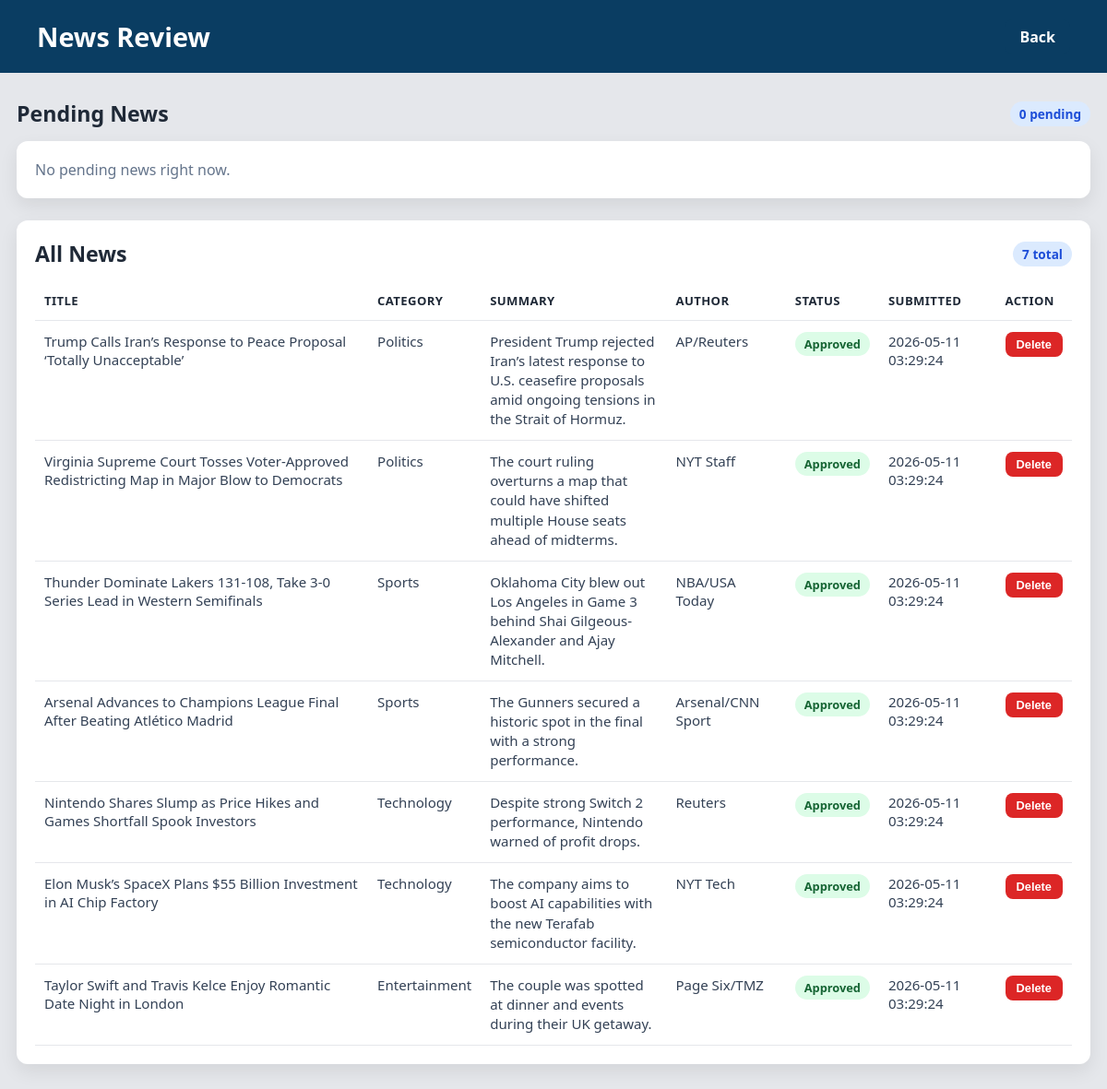
Before: /admin_review.php (signed in) with the older database file.
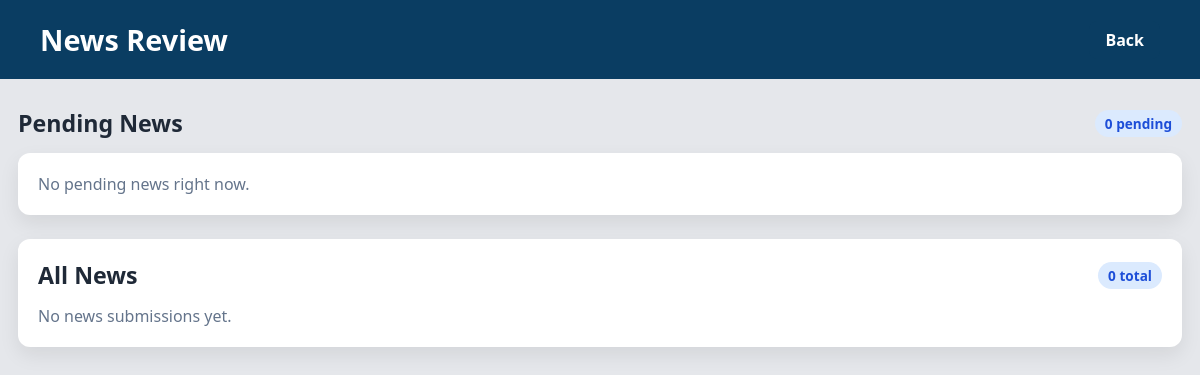
After: the same page with the newer database file.
### tables this page shows
CREATE TABLE IF NOT EXISTS news_posts (
  id INT AUTO_INCREMENT PRIMARY KEY,
  title VARCHAR(200) NOT NULL,
  summary TEXT,
  category_id INT,
  category VARCHAR(50),
  media_path VARCHAR(255),
  media_type ENUM('image','video') NULL,
  author_name VARCHAR(120),
  created_by INT NULL,
  status ENUM('pending','approved','rejected') NOT NULL DEFAULT 'pending',
  created_at TIMESTAMP NOT NULL DEFAULT CURRENT_TIMESTAMP,
  CONSTRAINT fk_news_created_by
    FOREIGN KEY (created_by) REFERENCES users(id)
    ON DELETE SET NULL,
  CONSTRAINT fk_news_category
    FOREIGN KEY (category_id) REFERENCES categories(id)
    ON DELETE SET NULL
);

### admin_review.php (the view, shortened to what this page needs)
<?php
require 'db.php';
$pendingItems = [];
$allItems = [];
$stmt = $conn->prepare(
    "SELECT n.id, n.title, n.summary, n.category, n.media_path, n.media_type, n.author_name, n.created_at, n.status,
            u.username AS editor_username
     FROM news_posts n
     LEFT JOIN users u ON n.created_by = u.id
     ORDER BY n.created_at DESC"
);
if ($stmt) {
    $stmt->execute();
    $result = $stmt->get_result();
    while ($row = $result->fetch_assoc()) {
        $allItems[] = $row;
    }
}
?>
<!DOCTYPE html>
<html lang="en">
<head>
    <link rel="stylesheet" href="style.css">
</head>
<body>
    <header>
        <h1>News Review</h1>
        <div class="logout">
            <a href="admin_dashboard.php">Back</a>
        </div>
    </header>
    <main class="review-main">
        <div class="review-topbar">
            <h2>Pending News</h2>
            <span class="review-count"><?php echo count($pendingItems); ?> pending</span>
        </div>
        <section class="review-list">
            <?php if (!$pendingItems) : ?>
                <p class="empty-state">No pending news right now.</p>
            <?php endif; ?>
        </section>
        <section class="review-list review-list--spaced">
            <div class="review-topbar">
                <h2>All News</h2>
                <span class="review-count"><?php echo count($allItems); ?> total</span>
            </div>
            <?php if (!$allItems) : ?>
                <p class="empty-state">No news submissions yet.</p>
            <?php else : ?>
                <div class="review-table-wrap">
                    <table class="review-table">
                        <thead>
                            <tr>
                                <th>Title</th>
                                <th>Category</th>
                                <th>Summary</th>
                                <th>Author</th>
                                <th>Status</th>
                                <th>Submitted</th>
                                <th>Action</th>
                            </tr>
                        </thead>
                        <tbody>
                            <?php foreach ($allItems as $item) : ?>
                                <tr>
                                    <td><?php echo htmlspecialchars($item['title'], ENT_QUOTES, 'UTF-8'); ?></td>
                                    <td><?php echo htmlspecialchars($item['category'], ENT_QUOTES, 'UTF-8'); ?></td>
                                    <td class="review-summary">
                                        <?php echo htmlspecialchars($item['summary'] ?? 'No summary provided.', ENT_QUOTES, 'UTF-8'); ?>
                                    </td>
                                    <td>
                                        <?php
                                        $author = $item['author_name'] ?: ($item['editor_username'] ?? 'Unknown');
                                        echo htmlspecialchars($author, ENT_QUOTES, 'UTF-8');
                                        ?>
                                    </td>
                                    <td>
                                        <?php
                                        $status = $item['status'] ?? 'pending';
                                        $statusClass = 'status-badge status-badge--' . $status;
                                        ?>
                                        <span class="<?php echo htmlspecialchars($statusClass, ENT_QUOTES, 'UTF-8'); ?>">
                                            <?php echo htmlspecialchars(ucfirst($status), ENT_QUOTES, 'UTF-8'); ?>
                                        </span>
                                    </td>
                                    <td><?php echo htmlspecialchars($item['created_at'], ENT_QUOTES, 'UTF-8'); ?></td>
                                    <td>
                                        <form method="POST" onsubmit="return confirm('⚠️ WARNING: Are you sure you want to permanently delete this news post?');" style="display:inline;">
                                            <button type="submit" name="action" value="delete" class="btn-reject" style="border:none; border-radius:8px; padding:6px 12px; color:#fff; font-weight:600; font-size:0.8rem; cursor:pointer; background:#dc2626; transition:background 0.2s;">Delete</button>
                                        </form>
                                    </td>
                                </tr>
                            <?php endforeach; ?>
                        </tbody>
                    </table>
                </div>
            <?php endif; ?>
        </section>
    </main>
</body>
</html>

### style.css (style rules this page uses)
body { font-family: 'Segoe UI', Tahoma, Geneva, Verdana, sans-serif; background: #e5e7eb; margin: 0; }
header { background-color: #0a3d62; color: #fff; padding: 20px 40px; display: flex; justify-content: space-between; align-items: center; }
header h1 { margin: 0; font-size: 1.8rem; }
header .logout a { color: #fff; background-color: #0a3d62; padding: 8px 16px; border-radius: 8px; text-decoration: none; font-weight: 600; transition: background 0.3s; }
.empty-state { margin: 0; color: #64748b; }
.review-main { max-width: 1200px; margin: 28px auto; padding: 0 18px 30px; }
.review-topbar { display: flex; justify-content: space-between; align-items: center; margin-bottom: 14px; }
.review-topbar h2 { margin: 0; color: #1f2937; font-size: 1.45rem; }
.review-count { background: #dbeafe; color: #1d4ed8; padding: 4px 10px; border-radius: 999px; font-size: 0.85rem; font-weight: 600; }
.review-list { background: #fff; border-radius: 12px; box-shadow: 0 8px 20px rgba(0,0,0,0.08); padding: 20px; }
.review-list--spaced { margin-top: 24px; }
.review-table-wrap { overflow-x: auto; }
.review-table { width: 100%; border-collapse: collapse; font-size: 0.94rem; }
.review-table th, .review-table td { text-align: left; vertical-align: top; padding: 12px 10px; border-bottom: 1px solid #e5e7eb; color: #334155; }
.review-table th { color: #1f2937; font-size: 0.82rem; text-transform: uppercase; letter-spacing: 0.03em; }
.review-summary { max-width: 280px; line-height: 1.4; }
.btn-reject { background: #dc2626; }
.status-badge { display: inline-block; border-radius: 999px; padding: 4px 10px; font-size: 0.8rem; font-weight: 600; }
.status-badge--approved { background: #dcfce7; color: #166534; }

Changed rows visible on the page:
removed news_posts: title "Trump Calls Iran’s Response to Peace Proposal ‘Totally Unacceptable’", category "Politics", summary "President Trump rejected Iran’s latest response to U.S. ceasefire proposals amid ongoing tensions in the Strait of Hormuz.", author_name "AP/Reuters", status "Approved", created_at "2026-05-11 03:29:24"
removed news_posts: title "Virginia Supreme Court Tosses Voter-Approved Redistricting Map in Major Blow to Democrats", category "Politics", summary "The court ruling overturns a map that could have shifted multiple House seats ahead of midterms.", author_name "NYT Staff", status "Approved", created_at "2026-05-11 03:29:24"
removed news_posts: title "Thunder Dominate Lakers 131-108, Take 3-0 Series Lead in Western Semifinals", category "Sports", summary "Oklahoma City blew out Los Angeles in Game 3 behind Shai Gilgeous-Alexander and Ajay Mitchell.", author_name "NBA/USA Today", status "Approved", created_at "2026-05-11 03:29:24"
removed news_posts: title "Arsenal Advances to Champions League Final After Beating Atlético Madrid", category "Sports", summary "The Gunners secured a historic spot in the final with a strong performance.", author_name "Arsenal/CNN Sport", status "Approved", created_at "2026-05-11 03:29:24"
removed news_posts: title "Nintendo Shares Slump as Price Hikes and Games Shortfall Spook Investors", category "Technology", summary "Despite strong Switch 2 performance, Nintendo warned of profit drops.", author_name "Reuters", status "Approved", created_at "2026-05-11 03:29:24"
removed news_posts: title "Elon Musk’s SpaceX Plans $55 Billion Investment in AI Chip Factory", category "Technology", summary "The company aims to boost AI capabilities with the new Terafab semiconductor facility.", author_name "NYT Tech", status "Approved", created_at "2026-05-11 03:29:24"
removed news_posts: title "Taylor Swift and Travis Kelce Enjoy Romantic Date Night in London", category "Entertainment", summary "The couple was spotted at dinner and events during their UK getaway.", author_name "Page Six/TMZ", status "Approved", created_at "2026-05-11 03:29:24"
Other visible differences:
count($allItems): "7" → "0"
text no longer shown: "TITLE CATEGORY SUMMARY AUTHOR STATUS SUBMITTED ACTION"
text now shown: "No news submissions yet."
